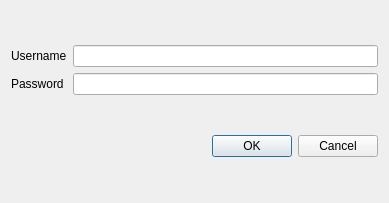
<?xml version="1.0" encoding="UTF-8"?>
<ui version="4.0">
 <class>Editor</class>
 <widget class="QDialog" name="Editor">
  <property name="geometry">
   <rect>
    <x>0</x>
    <y>0</y>
    <width>389</width>
    <height>203</height>
   </rect>
  </property>
  <property name="windowTitle">
   <string>Dialog</string>
  </property>
  <layout class="QVBoxLayout" name="verticalLayout">
   <item>
    <layout class="QGridLayout" name="gridLayout">
     <item row="0" column="0">
      <widget class="QLabel" name="label">
       <property name="text">
        <string>Username</string>
       </property>
      </widget>
     </item>
     <item row="0" column="1">
      <widget class="QLineEdit" name="txtUsername"/>
     </item>
     <item row="1" column="0">
      <widget class="QLabel" name="label_2">
       <property name="text">
        <string>Password</string>
       </property>
      </widget>
     </item>
     <item row="1" column="1">
      <widget class="QLineEdit" name="txtPassword">
       <property name="echoMode">
        <enum>QLineEdit::Password</enum>
       </property>
      </widget>
     </item>
    </layout>
   </item>
   <item>
    <widget class="QDialogButtonBox" name="buttonBox">
     <property name="orientation">
      <enum>Qt::Horizontal</enum>
     </property>
     <property name="standardButtons">
      <set>QDialogButtonBox::Cancel|QDialogButtonBox::Ok</set>
     </property>
    </widget>
   </item>
  </layout>
 </widget>
 <resources/>
 <connections>
  <connection>
   <sender>buttonBox</sender>
   <signal>accepted()</signal>
   <receiver>Editor</receiver>
   <slot>accept()</slot>
   <hints>
    <hint type="sourcelabel">
     <x>248</x>
     <y>254</y>
    </hint>
    <hint type="destinationlabel">
     <x>157</x>
     <y>274</y>
    </hint>
   </hints>
  </connection>
  <connection>
   <sender>buttonBox</sender>
   <signal>rejected()</signal>
   <receiver>Editor</receiver>
   <slot>reject()</slot>
   <hints>
    <hint type="sourcelabel">
     <x>316</x>
     <y>260</y>
    </hint>
    <hint type="destinationlabel">
     <x>286</x>
     <y>274</y>
    </hint>
   </hints>
  </connection>
 </connections>
</ui>
